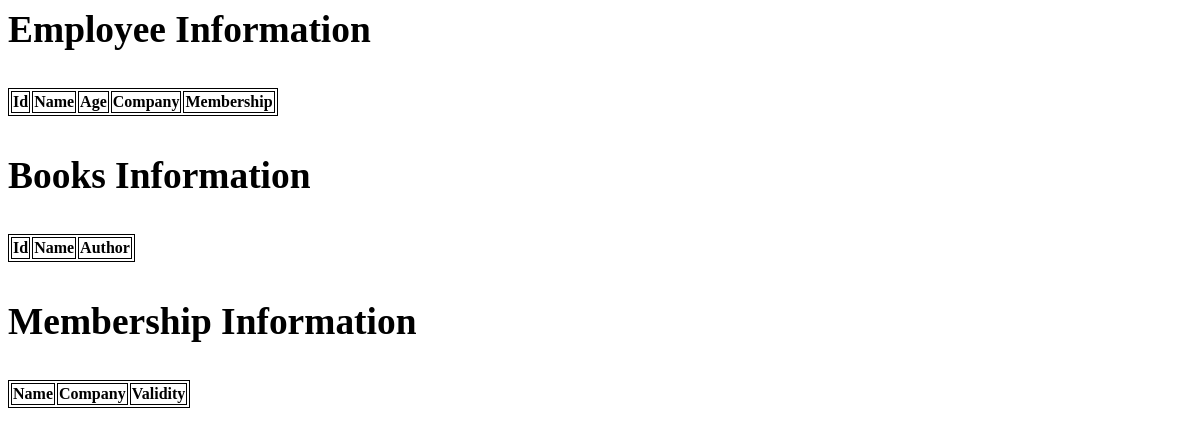
The app's page /test/, older data.
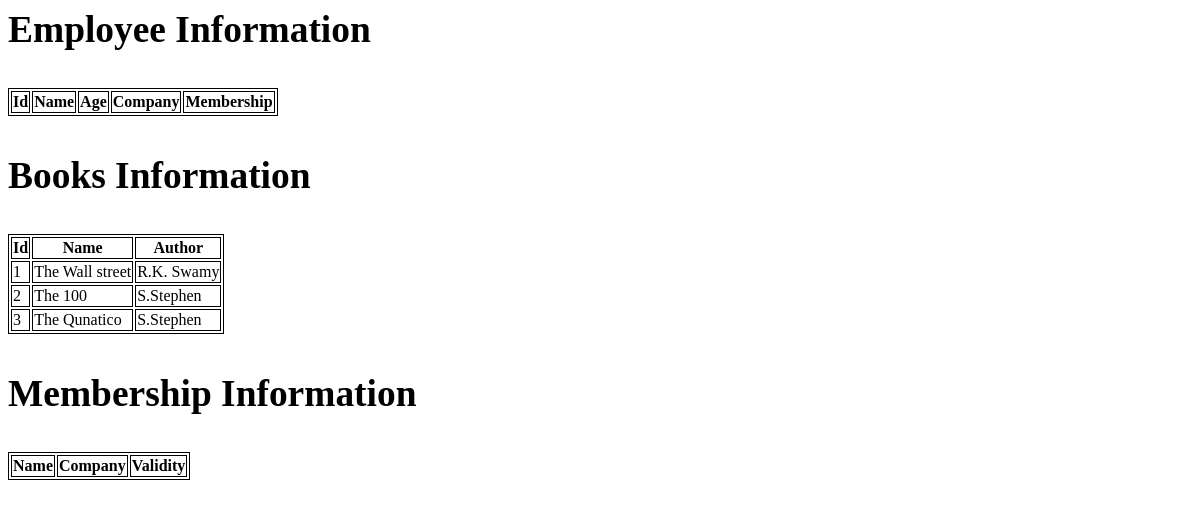
The same page, newer data.
### App/models.py (models this page shows, shortened)
class Book(models.Model):
    name = models.CharField(max_length=60)
    author = models.ForeignKey(
        Author,
        on_delete=models.PROTECT,
        null=True
    )

class Author(models.Model):
    name = models.CharField(max_length=60)
    def __str__(self):
        return self.name

### App/views.py (the view)
# urls.py: path('test/', views.home2, name="home2"),
def home2(request):
    books = Book.objects.select_related('author')
    for book in books:
        print(book.author.name)
    return render(request, 'home.html', {"books": books})

### App/templates/home.html (shortened to what this page needs)
{% block content %}
  <div>
    <head>
    <h1>
</head>
<body>
<table>
<h3>Employee Information</h3>
        <th>Id</th>
        <th>Name</th>
        <th>Age</th>
        <th>Company</th>
        <th>Membership</th>
</table>
<tr>
<table>
  <h3>Books Information</h3>
          <th>Id</th>
          <th>Name</th>
          <th>Author</th>
      {% for book in books %}
        <tr>
          <td>{{book.id}}</td>
          <td>{{book.name}}</td>
          <td>{{book.author}}</td>
        </tr>
      {% endfor %}
  </table>
  <tr>
    <table>
      <h3>Membership Information</h3>
              <th>Name</th>
              <th>Company</th>
              <th>Validity</th>
      </table>
</body>
{% endblock content %}

### App/templates/home.html (style rules this page uses)
table, th, tr, td { border: 1px solid black }

Row changes from the older to the newer data that the page shows:
added Book: id "1", name "The Wall street", author "R.K. Swamy"
added Book: id "2", name "The 100", author "S.Stephen"
added Book: id "3", name "The Qunatico", author "S.Stephen"
